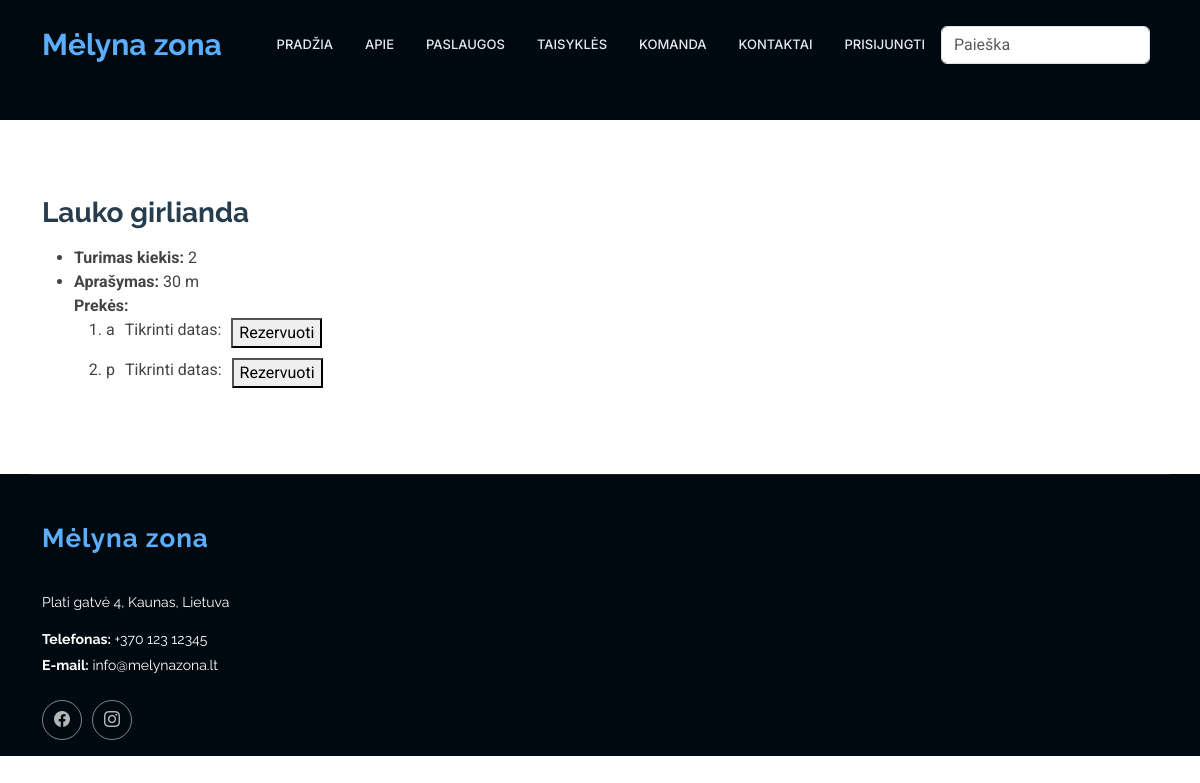
/rent/product/3, run on an earlier commit of the app's database.
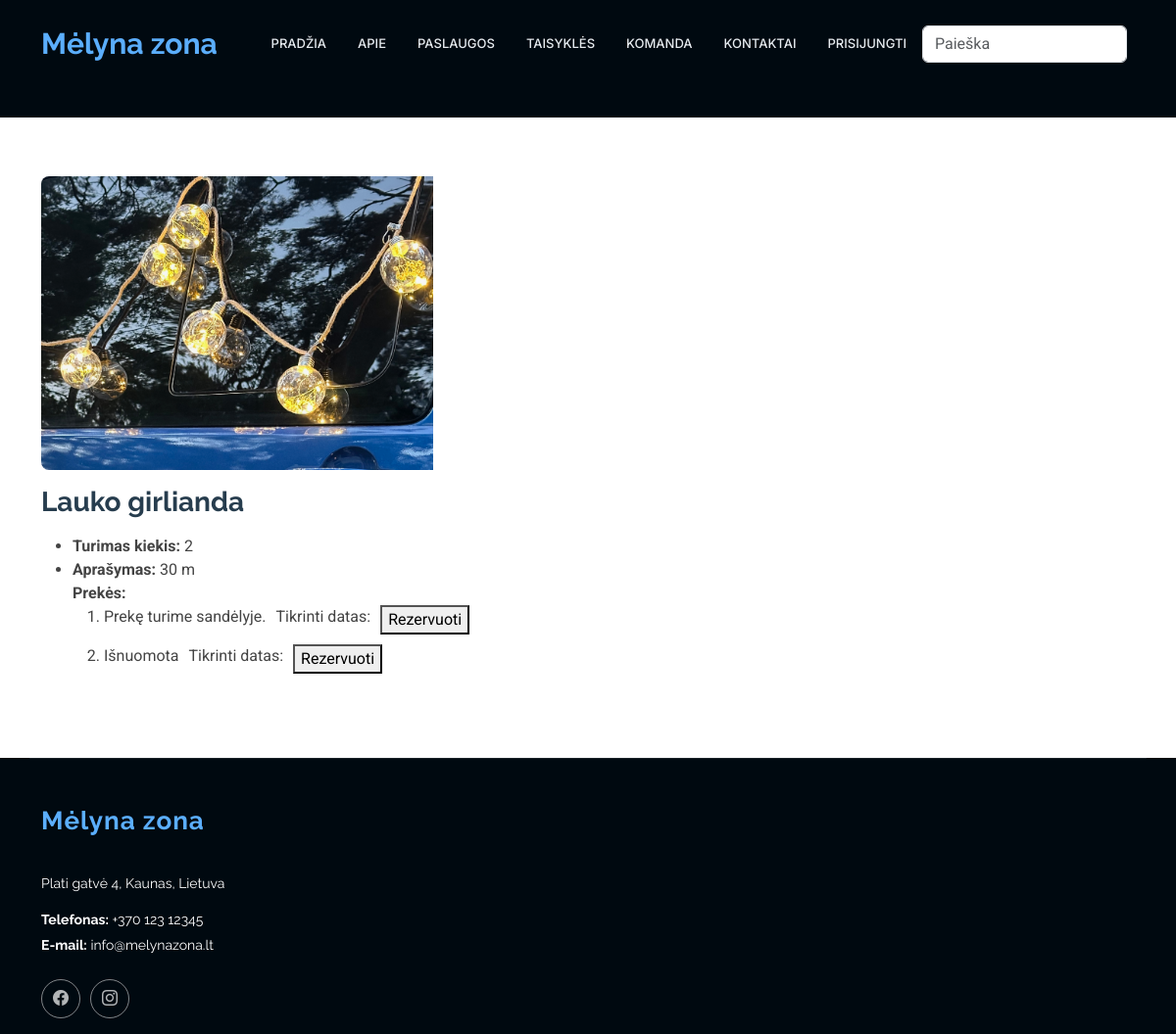
And on a later commit of the database.
### rent/models.py (models this page shows, shortened)
class Product(models.Model):
    name = models.CharField(verbose_name="Pavadinimas", max_length=100)
    description = (models.TextField(verbose_name="Aprašymas", max_length=1000, help_text='Trumpas produkto aprašymas'))
    inv_no = models.CharField(verbose_name="Invenorizacijos numeris", max_length=100, null=True, blank=True, unique=True,
                              help_text="Veskite invenorizacijos numerį")
    quantity = models.IntegerField(verbose_name="Kiekis", null=True, blank=True, help_text="Kiekis")
    group = models. ForeignKey(to="Group", on_delete=models.SET_NULL, null=True, blank=True, verbose_name="Produktų grupės", help_text="Parinkite kokia grupei priklauso produktas")
    cover = models.ImageField(verbose_name="Paveikslėlis", upload_to='covers', null=True, blank=True)
    def __str__(self):
        return self.name
    class Meta:
        verbose_name = "Prouktas"
        verbose_name_plural = "Produktai"
        ordering = ['inv_no']

class Status(models.Model):
    uuid = ShortUUIDField(help_text='Unikalus ID vienodams produktams')
    due_back = models.DateField(verbose_name="Bus prieinama nuo", null=True, blank=True)
    product = models.ForeignKey(to="Product", null=True, blank=True, on_delete=models.CASCADE, verbose_name="Produktas", related_name="product_status")
    is_available = models.BooleanField(default=True)
    customer = models.ForeignKey(to=User, null=True, blank=True, on_delete=models.SET_NULL, verbose_name="Klientas")
    LOAN_STATUS = (
        ('n', 'Laikinai neprieinama'),
        ('i', 'Išnuomota'),
        ('g', 'Prekę turime sandėlyje.'),
        ('r', 'Rezervuota'),
    )
    condition = models.CharField(max_length=1, choices=LOAN_STATUS, blank=True, default="a", help_text='Būklė')
    class Meta:
        ordering = ['due_date']
        verbose_name = "Produkto būsena"
        verbose_name_plural = "Produktų būsenos"
        ordering = ['product']
    def __str__(self):
        return self.get_condition_display()

### rent/views.py (the view)
# urls.py: path("product/<int:product_id>", product, name="product"),
def product(request, product_id):
    context = {"product": Product.objects.get(pk=product_id)}
    return render(request, 'product.html', context)

### rent/templates/product.html (shortened to what this page needs)
{% extends "base2.html" %}
{% load i18n %}
{% load static %}
{% block "content" %}
<section id="item" class="services section">
    <div class="container">
        {% if product.cover %}
        <div class="img">
            <img src="{{ product.cover.url }}" class="img-fluid" alt="" style="max-width: 400px; height: auto;">
        </div>
        {% endif %}
        <h3><strong>{{ product }}</strong></h3>
        <ul class="pt-2">
            <li><strong>Turimas kiekis: </strong> {{ product.quantity }}</li>
            <li><strong>Aprašymas: </strong>{{ product.description }}</li>
            <div>
                {% if product.product_status.all %}
                <strong>Prekės: </strong>
                <ol>
                    {% for product_stat in product.product_status.all %}
                    <li>
                        <div class="product-line"
                             style="display: flex; gap: 10px;">
                            {{ product_stat }}
                            <p>Tikrinti datas: </p>
                            <form method="POST">
                                <button type="submit">Rezervuoti</button>
                            </form>
                        </div>
                    </li>
                    {% endfor %}
                </ol>
                {% else %}
                <h5 class="mt-2">Šiuo metu prekių neturime.</h5>
                {% endif %}
            </div>
        </ul>
    </div>
</section>
{% endblock %}

### rent/templates/base2.html (shortened to what this page needs)
<!DOCTYPE html>
<html lang="en">
<head>
    {% load static %}
    <link href="{% static 'vendor/bootstrap/css/bootstrap.min.css' %}" rel="stylesheet">
    <link href="{% static 'vendor/bootstrap-icons/bootstrap-icons.css' %}" rel="stylesheet">
    <link href="{% static 'vendor/aos/aos.css' %}" rel="stylesheet">
    <link href="{% static 'vendor/glightbox/css/glightbox.min.css' %}" rel="stylesheet">
    <link href="{% static 'vendor/swiper/swiper-bundle.min.css' %}" rel="stylesheet">
    <link href="{% static 'css/main.css' %}" rel="stylesheet">
</head>
<body class="index-page">
<header id="header" class="header d-flex align-items-center fixed-top">
    <div class="container-fluid container-xl position-relative d-flex align-items-center">
        <a href="{% url 'index' %}#hero" class="logo d-flex align-items-center me-auto">
            <h1 class="sitename" style="color: #5baefc">Mėlyna zona</h1>
        </a>
        <nav id="navmenu" class="navmenu">
            <ul>
                <li><a href="{% url 'index' %}#hero">Pradžia</a></li>
                <li><a href="{% url 'index' %}#about">Apie</a></li>
                <li><a href="{% url 'index' %}#services">Paslaugos</a></li>
                <li><a href="{% url 'index' %}#features">Taisyklės</a></li>
                <li><a href="{% url 'index' %}#team">Komanda</a></li>
                <li><a href="{% url 'index' %}#contact">Kontaktai</a></li>
                  {% if user.is_authenticated %}
            <li class="nav-item"><a class="nav-link" href="#">
              <svg class="bi bi-person" width="1.5em" height="1.5em" viewBox="0 0 16 16" fill="currentColor" xmlns="http://www.w3.org/2000/svg">
                <path fill-rule="evenodd" d="M13 14s1 0 1-1-1-4-6-4-6 3-6 4 1 1 1 1h10zm-9.995-.944v-.002.002zM3.022 13h9.956a.274.274 0 00.014-.002l.008-.002c-.001-.246-.154-.986-.832-1.664C11.516 10.68 10.289 10 8 10c-2.29 0-3.516.68-4.168 1.332-.678.678-.83 1.418-.832 1.664a1.05 1.05 0 00.022.004zm9.974.056v-.002.002zM8 7a2 2 0 100-4 2 2 0 000 4zm3-2a3 3 0 11-6 0 3 3 0 016 0z" clip-rule="evenodd"/>
              </svg>
            {{ user.get_username }}</a></li>
            <li class="nav-item">
                <form method="post" action="{% url 'logout' %}">
                    {% csrf_token %}
                    <button class="nav-link active" type="submit">Atsijungti</button>
                </form>
            </li>
          {% else %}
            <li class="nav-item"><a class="nav-link" href="{% url 'login'%}">Prisijungti</a></li>
          {% endif %}
                <form class="d-flex" action="{% url 'search' %}" method="get">
                   <input class="form-control me-2" type="text" name="query" placeholder="Paieška">
                </form>
            </ul>
        </nav>
    </div>
</header>
<main class="main">
    <section id="hero2" class="hero2 section dark-background">
    </section>
      {% block "content" %}{% endblock %}
</main>
<footer id="footer" class="footer dark-background">
    <div class="container footer-top">
        <div class="row gy-4">
            <div class="col-lg-4 col-md-6 footer-about">
                <a href="{% url 'index' %}#hero" class="logo d-flex align-items-center">
                    <span class="sitename" style="color: #5baefc">Mėlyna zona</span>
                </a>
                <div class="footer-contact pt-3">
                    <p>Plati gatvė 4, Kaunas, Lietuva</p>
                    <p class="mt-3"><strong>Telefonas:</strong> <span>+370 123 12345</span></p>
                    <p><strong>E-mail:</strong> <span>info@melynazona.lt</span></p>
                </div>
                <div class="social-links d-flex mt-4">
                    <a href=""><i class="bi bi-facebook"></i></a>
                    <a href=""><i class="bi bi-instagram"></i></a>
                </div>
            </div>
        </div>
    </div>
</footer>
</body>
</html>

### rent/static/css/main.css (style rules this page uses)
:root { --default-font: "Roboto", system-ui, -apple-system, "Segoe UI", Roboto, "Helvetica Neue", Arial, "Noto Sans", "Liberation Sans", sans-serif, "Apple Color Emoji", "Segoe UI Emoji", "Segoe UI Symbol", "Noto Color Emoji"; --heading-font: "Raleway", sans-serif; --nav-font: "Inter", sans-serif; }
:root { --background-color: #ffffff; --default-color: #444444; --heading-color: #273d4e; --accent-color: #ff4a17; --surface-color: #ffffff; --contrast-color: #ffffff; }
:root { --nav-color: #e5eaee; --nav-hover-color: #ff4a17; --nav-mobile-background-color: #ffffff; --nav-dropdown-background-color: #ffffff; --nav-dropdown-color: #444444; --nav-dropdown-hover-color: #ff4a17; }
.dark-background { --background-color: #000910; --default-color: #ffffff; --heading-color: #ffffff; --surface-color: #28323a; --contrast-color: #ffffff; }
:root { scroll-behavior: smooth; }
body { color: var(--default-color); background-color: var(--background-color); font-family: var(--default-font); }
a { color: var(--accent-color); text-decoration: none; transition: 0.3s; }
h1, h2, h3, h4, h5, h6 { color: var(--heading-color); font-family: var(--heading-font); }
.header { --background-color: rgba(0, 0, 0, 0); --default-color: #ffffff; --heading-color: #ffffff; color: var(--default-color); background-color: var(--background-color); padding: 20px 0; transition: all 0.5s; z-index: 997; }
.header .logo { line-height: 1; }
.header .logo h1 { font-size: 30px; margin: 0; font-weight: 700; color: var(--heading-color); }
@media (max-width: 1200px) { .header .logo { order: 1; } }
@media (max-width: 1200px) { .header .navmenu { order: 3; } }
@media (min-width: 1200px) { .navmenu { padding: 0; } }
@media (min-width: 1200px) { .navmenu ul { margin: 0; padding: 0; display: flex; list-style: none; align-items: center; } }
@media (min-width: 1200px) { .navmenu li { position: relative; } }
@media (min-width: 1200px) { .navmenu>ul>li { white-space: nowrap; padding: 15px 14px; } }
@media (min-width: 1200px) { .navmenu a, .navmenu a:focus { color: var(--nav-color); font-size: 13px; padding: 0 2px; font-family: var(--nav-font); font-weight: 500; display: flex; align-items: center; justify-content: space-between; white-space: nowrap; transition: 0.3s; position: relative; text-transform: uppercase; } }
@media (min-width: 1200px) { .navmenu>ul>li>a:before { content: ""; position: absolute; height: 2px; bottom: -6px; left: 0; background-color: var(--nav-hover-color); visibility: hidden; width: 0px; transition: all 0.3s ease-in-out 0s; } }
.footer { color: var(--default-color); background-color: var(--background-color); font-size: 14px; position: relative; }
.footer .footer-top { padding-top: 50px; border-top: 1px solid color-mix(in srgb, var(--default-color), transparent 90%); }
.footer .footer-about .logo { line-height: 1; margin-bottom: 25px; }
.footer .footer-about .logo span { font-size: 26px; font-weight: 700; letter-spacing: 1px; font-family: var(--heading-font); color: var(--heading-color); }
.footer .footer-about p { font-size: 14px; font-family: var(--heading-font); }
.footer .social-links a { display: flex; align-items: center; justify-content: center; width: 40px; height: 40px; border-radius: 50%; border: 1px solid color-mix(in srgb, var(--default-color), transparent 50%); font-size: 16px; color: color-mix(in srgb, var(--default-color), transparent 30%); margin-right: 10px; transition: 0.3s; }
.footer .footer-contact p { margin-bottom: 5px; }
section, .section { color: var(--default-color); background-color: var(--background-color); padding: 60px 0; scroll-margin-top: 90px; overflow: clip; }
.services .img { border-radius: 8px; overflow: hidden; }
.services .img img { transition: 0.6s; }

What changed in the data, as far as the page shows it:
changed Product "Lauko girlianda": cover: picture added
changed Status: condition "a" → "Prekę turime sandėlyje."
changed Status: condition "p" → "Išnuomota"
